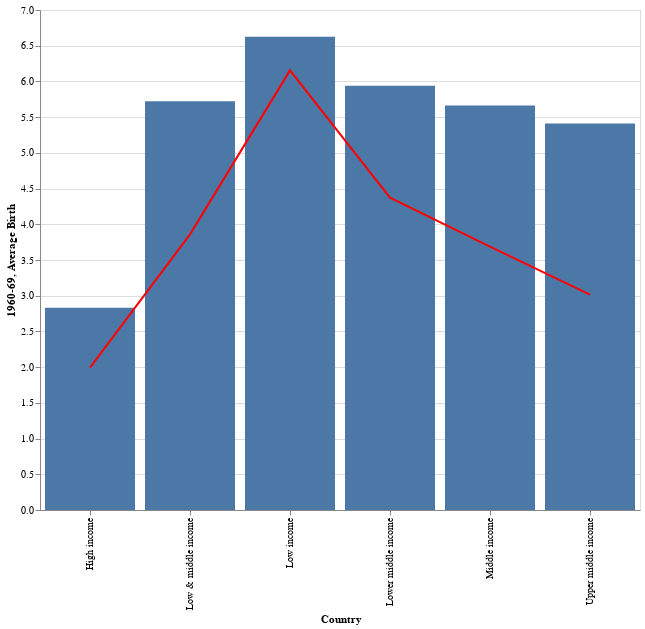

The notebook cell saved with this chart:
### Code cell
# Bar Chart with Line on Dual Axis.
# Country with years 2010-20.
base = alt.Chart(income).encode(x='Country')

bar = base.mark_bar().encode(y='1960-69')

line =  base.mark_line(color='red').encode(
    y='Average Birth'
)

(bar + line).properties(width=600, height=500)

### Figure 1 — Vega-Lite specification as saved in the notebook (floating-point values rounded to 4 significant figures)
{"config": {"view": {"continuousWidth": 400, "continuousHeight": 300}}, "layer": [{"mark": "bar", "encoding": {"x": {"field": "Country", "type": "nominal"}, "y": {"field": "1960-69", "type": "quantitative"}}}, {"mark": {"type": "line", "color": "red"}, "encoding": {"x": {"field": "Country", "type": "nominal"}, "y": {"field": "Average Birth", "type": "quantitative"}}}], "data": {"name": "data-5fdda2bdd78566786d7f4132f51b7048"}, "height": 500, "width": 600, "$schema": "https://vega.github.io/schema/vega-lite/v4.17.0.json", "datasets": {"data-5fdda2bdd78566786d7f4132f51b7048": [{"Country": "High income", "Code": "HIC", "1960-69": 2.832, "1970-79": 2.185, "1980-89": 1.866, "1990-99": 1.747, "2000-09": 1.694, "2010-20": 1.639, "Average Birth": 1.994, "Change Over Time": -42.14}, {"Country": "Low & middle income", "Code": "LMY", "1960-69": 5.723, "1970-79": 4.872, "1980-89": 3.979, "1990-99": 3.2, "2000-09": 2.784, "2010-20": 2.592, "Average Birth": 3.859, "Change Over Time": -54.7}, {"Country": "Low income", "Code": "LIC", "1960-69": 6.625, "1970-79": 6.726, "1980-89": 6.641, "1990-99": 6.304, "2000-09": 5.734, "2010-20": 4.9, "Average Birth": 6.155, "Change Over Time": -26.04}, {"Country": "Lower middle income", "Code": "LMC", "1960-69": 5.941, "1970-79": 5.542, "1980-89": 4.834, "1990-99": 3.89, "2000-09": 3.225, "2010-20": 2.802, "Average Birth": 4.372, "Change Over Time": -52.83}, {"Country": "Middle income", "Code": "MIC", "1960-69": 5.662, "1970-79": 4.748, "1980-89": 3.803, "1990-99": 2.984, "2000-09": 2.555, "2010-20": 2.373, "Average Birth": 3.687, "Change Over Time": -58.1}, {"Country": "Upper middle income", "Code": "UMC", "1960-69": 5.411, "1970-79": 4.036, "1980-89": 2.869, "1990-99": 2.11, "2000-09": 1.836, "2010-20": 1.835, "Average Birth": 3.016, "Change Over Time": -66.09}]}}
